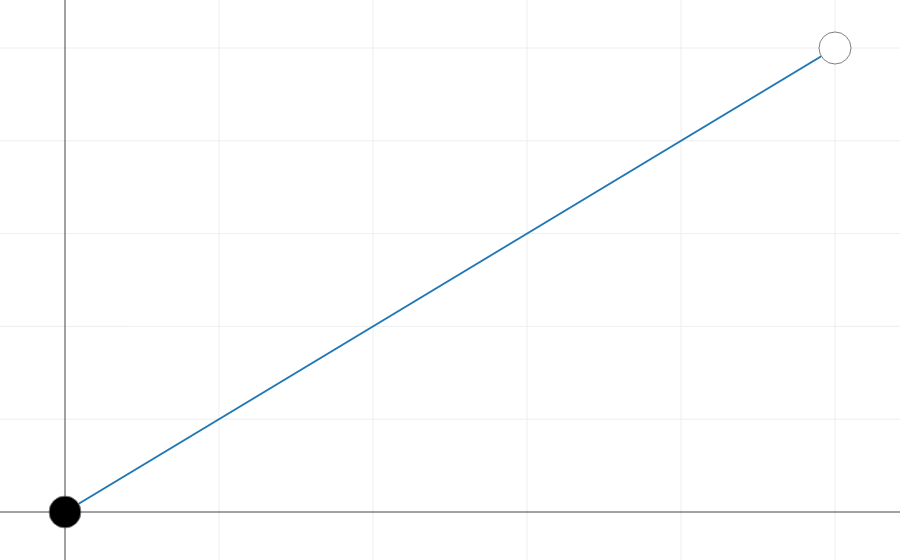

Notebook code cell kept with this figure:
### Markdown cell above
### Exemplo 01
---
Identidade com *2* amostras.

### Code cell
%%time
N = 2
### Índices
i = [i for i in range(N)]
indice = ['índice {0}'.format(a) for a in i]
### Tabela de valores por eixo
t = np.array(i)/(N - 1)
### Visualização
cor = ['rgb({0}, {1}, {2})'.format(a*255, b*255, c*255) for a, b, c in zip(t, t, t)]
lut01 = [Scatter(x = t,
                 y = t,
                 line = {'dash': 'line'},
                 hovertext = indice,
                 marker = {'symbol': 'circle',
                           'size': 32,
                           'color': cor,
                           'line': {'color': 'rgb(128, 128, 128)',
                                     'width': 1}})]

layout = Layout(margin = {'l': 0, 'r': 0, 'b': 0, 't':0})
fig = Figure(data = lut01, layout = layout)
iplot(fig, filename = 'LUT1D_identity{0}'.format(N), show_link = False)

### Figure 1 — Plotly figure (JSON) as saved in the notebook; plotly's stock layout.template omitted (floating-point values rounded to 4 significant figures)
{"data": [{"hovertext": ["índice 0", "índice 1"], "line": {"dash": "line"}, "marker": {"color": ["rgb(0.0, 0.0, 0.0)", "rgb(255.0, 255.0, 255.0)"], "line": {"color": "rgb(128, 128, 128)", "width": 1}, "size": 32, "symbol": "circle"}, "type": "scatter", "x": [0, 1], "y": [0, 1]}], "layout": {"margin": {"b": 0, "l": 0, "r": 0, "t": 0}}}
